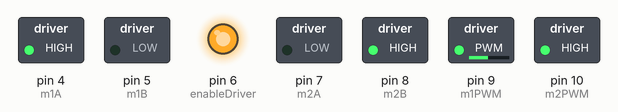
Simulated run of this sketch. Board: Arduino Uno, built with avr-gcc and run on an emulated ATmega328P. On the bench: switched loads named in the sketch (green lamp = pin HIGH), output pins drawn as LEDs (lit = HIGH).

Above: at 0.1 s.
Timing chart, 0 to 1.6 s (numbered marks = the images above):
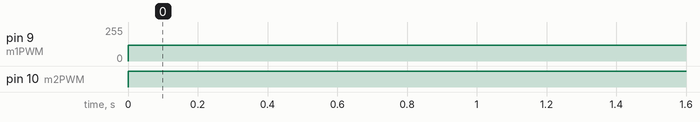

The sketch:

Elecrow_H_Bridge.ino
```cpp
// Code to run motors using an Arduino Uno and Elecrow Dual Channel H-Bridge Motor Shield
// Author: Benned Hedegaard

#define enableDriver 6
#define m1A 4
#define m1B 5
#define m1PWM 9
#define m2A 7
#define m2B 8
#define m2PWM 10

void setup() {
  // Set up six pins for H-bridge control.
  pinMode(m1A, OUTPUT);
  pinMode(m1B, OUTPUT);
  pinMode(m1PWM, OUTPUT);
  pinMode(m2A, OUTPUT);
  pinMode(m2B, OUTPUT);
  pinMode(m2PWM, OUTPUT);

  // Set default motor direction.
  digitalWrite(m1A, HIGH);
  digitalWrite(m1B, LOW);
  digitalWrite(m2A, LOW);
  digitalWrite(m2B, HIGH);

  // Enable the driver.
  pinMode(enableDriver, OUTPUT);
  digitalWrite(enableDriver, HIGH);
}

/*int frequency = 20; // Hz
int pulse = 1000/frequency; // The delay() function is in milliseconds*/

int r_speed = 255;
int l_speed = 120;

void loop() {
  analogWrite(m1PWM, l_speed);
  analogWrite(m2PWM, r_speed);
  //delay(pulse);
}
```

Measured:
- by itself, pin 9 (m1PWM): 0/255 → 120/255 at 0.00 s
- by itself, pin 10 (m2PWM): LOW → HIGH at 0.00 s
